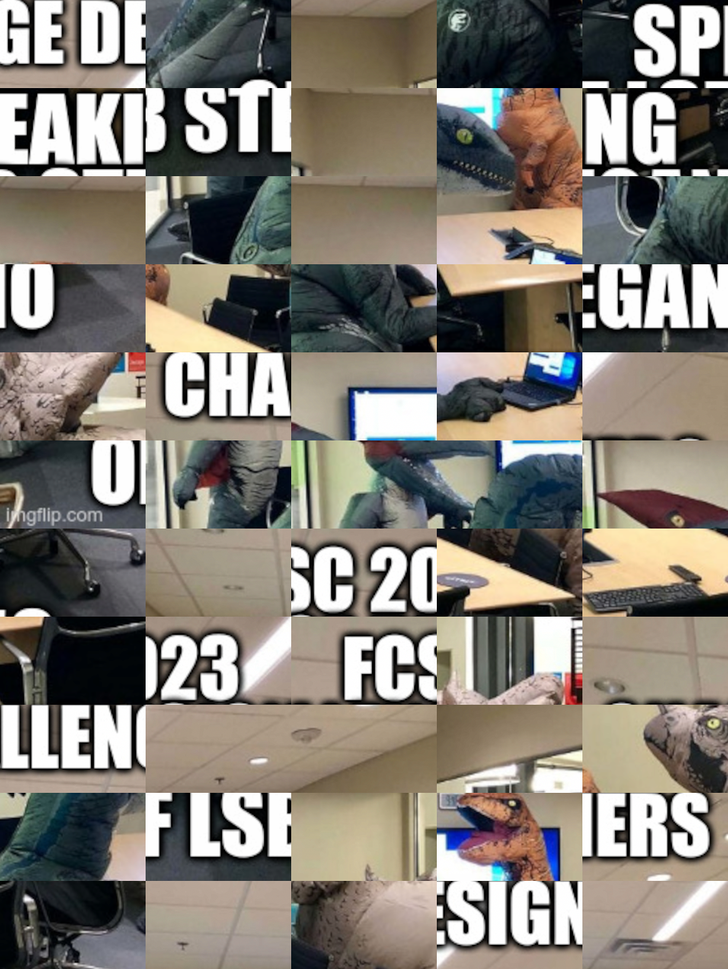
#> input picture welcome/Prechall FCSC 2023/teaser.png, 728 x 969 px, shrunk from 1000 x 1331 before the run
$ python teaser.py
#> lines starting #> are read from the running program, lines starting #| are printed output that depends on the picture
import cv2

image_in = cv2.imread('teaser.png')
#> image_in is the input picture: shape (969, 728, 3); mean B, G, R 116.3, 124.7, 130.3
image_out = image_in.copy()

frag_count_in_height = 11
frag_count_in_width  = 5

frag_image_height = len(image_in) // frag_count_in_height
#> frag_image_height = 88
frag_image_width = len(image_in[0]) // frag_count_in_width
#> frag_image_width = 145


# Récupération des données d'un fragment
def get_fragment(image, x:int, y:int):
    frag_image_min_x = x * frag_image_width
    frag_image_max_x = (x+1) * frag_image_width
    frag_image_min_y = y * frag_image_height
    frag_image_max_y = (y+1) * frag_image_height
    return image[frag_image_min_y:frag_image_max_y, frag_image_min_x:frag_image_max_x]

# Mise à jour des données d'un fragment
def set_fragment(image, x:int, y:int, fragment):
    frag_image_min_x = x * frag_image_width
    frag_image_max_x = (x+1) * frag_image_width
    frag_image_min_y = y * frag_image_height
    frag_image_max_y = (y+1) * frag_image_height
    image[frag_image_min_y:frag_image_max_y, frag_image_min_x:frag_image_max_x] = fragment[:]

# La bonne position des différents fragments
good_fragments_order = [[(4, 7), (2, 7), (2, 6), (1, 7), (4, 4)],
                        [(1, 4), (0, 8), (0, 0), (3,10), (4, 9)],
                        [(1, 6), (1,10), (4,10), (1, 8), (2, 8)],
                        [(2, 1), (2, 2), (0, 2), (2, 0), (3, 8)],
                        [(4, 5), (2, 4), (3, 9), (2, 9), (3, 7)],
                        [(2, 5), (3, 5), (3, 1), (4, 8), (0, 4)],
                        [(1, 5), (0, 9), (3, 2), (1, 3), (2,10)],
                        [(1, 2), (2, 3), (3, 4), (4, 6), (3, 6)],
                        [(4, 2), (3, 0), (3, 3), (0, 7), (0,10)],
                        [(1, 0), (4, 0), (0, 1), (4, 1), (0, 6)],
                        [(0, 5), (1, 9), (1, 1), (4, 3), (0, 3)]]

# Recombinaison de l'image en positionnant les fragments à leurs bonnes places
for y in range(frag_count_in_height):
    for x in range(frag_count_in_width):
        bad_x, bad_y = good_fragments_order[y][x]
        set_fragment(image_out, x, y, get_fragment(image_in, bad_x, bad_y))
#> this loop made 11 passes
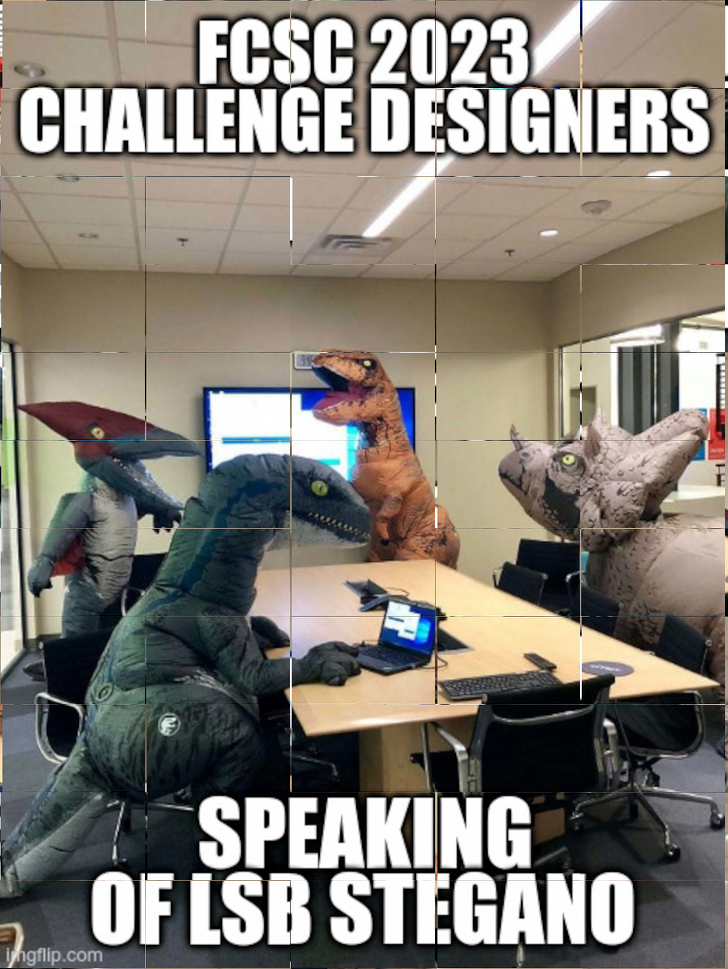
#> image_out: shape (969, 728, 3); mean B, G, R 116.3, 124.7, 130.3

# Persistence de l'image recomposée
cv2.imwrite('teaser-recomposed.png', image_out)
